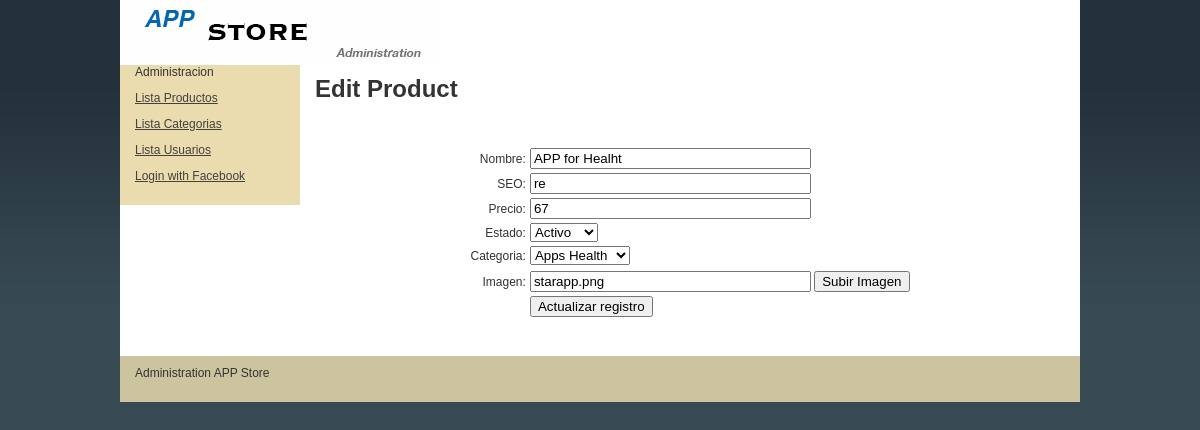
The app's page /admin/productos_edit.php?recordID=14 with its own data.
### tables this page shows
CREATE TABLE `tblproducto` (
  `idProducto` int(11) NOT NULL,
  `strNombre` varchar(100) NOT NULL,
  `strSEO` varchar(100) NOT NULL,
  `dblPrecio` decimal(2,0) NOT NULL,
  `intEstado` int(11) NOT NULL,
  `intCategoria` int(11) NOT NULL,
  `strImagen` varchar(50) NOT NULL
);

### includes/funciones.php (called while the page is built, shortened)
<?php
if (!function_exists("GetSQLValueString")) {
function GetSQLValueString($theValue, $theType, $theDefinedValue = "", $theNotDefinedValue = "")
{
  $theValue = function_exists("mysql_real_escape_string") ? mysql_real_escape_string($theValue) : mysql_escape_string($theValue);
  switch ($theType) {
    case "long":
    case "int":
      $theValue = ($theValue != "") ? intval($theValue) : "NULL";
      break;
  }
  return $theValue;
}
}
?>

### admin/productos_edit.php (the view, shortened to what this page needs)
<?php require_once('../Connections/conexionzapatos.php'); ?>
<?php
$editFormAction = $_SERVER['PHP_SELF'];
if (isset($_SERVER['QUERY_STRING'])) {
  $editFormAction .= "?" . htmlentities($_SERVER['QUERY_STRING']);
}
$varProducto_DatosProducto = "0";
if (isset($_GET["recordID"])) {
  $varProducto_DatosProducto = $_GET["recordID"];
}
$query_DatosProducto = sprintf("SELECT * FROM tblproducto WHERE tblproducto.idProducto = %s", GetSQLValueString($varProducto_DatosProducto, "int"));
$DatosProducto = mysql_query($query_DatosProducto, $conexionzapatos) or die(mysql_error());
$row_DatosProducto = mysql_fetch_assoc($DatosProducto);
$query_ConsultaCategorias = "SELECT * FROM tblcategoria ORDER BY tblcategoria.strDescripcion ASC";
$ConsultaCategorias = mysql_query($query_ConsultaCategorias, $conexionzapatos) or die(mysql_error());
$row_ConsultaCategorias = mysql_fetch_assoc($ConsultaCategorias);
?>
<!DOCTYPE html PUBLIC "-//W3C//DTD XHTML 1.0 Transitional//EN" "http://www.w3.org/TR/xhtml1/DTD/xhtml1-transitional.dtd">
<html xmlns="http://www.w3.org/1999/xhtml">
<head>
<link href="../estilo/twoColFixLtHdr.css" rel="stylesheet" type="text/css" />
</head>
<body>
<div class="container">
  <div class="header"><img src="../images/logo.jpg" width="318" height="65" alt="Administracion" />
   </div>
  <div class="sidebar1">
<?php include("../includes/cabeceraadmin.php");
?>
    </div>
  <div class="content">
    <h1>Edit Product</h1>
    <p>&nbsp;</p>
    <form action="<?php echo $editFormAction; ?>" method="post" name="form1" id="form1">
      <table align="center">
        <tr valign="baseline">
          <td nowrap="nowrap" align="right">Nombre:</td>
          <td><input type="text" name="strNombre" value="<?php echo htmlentities($row_DatosProducto['strNombre'], ENT_COMPAT, 'iso-8859-1'); ?>" size="32" /></td>
        </tr>
        <tr valign="baseline">
          <td nowrap="nowrap" align="right">SEO:</td>
          <td><input type="text" name="strSEO" value="<?php echo htmlentities($row_DatosProducto['strSEO'], ENT_COMPAT, 'iso-8859-1'); ?>" size="32" /></td>
        </tr>
        <tr valign="baseline">
          <td nowrap="nowrap" align="right">Precio:</td>
          <td><input type="text" name="dblPrecio" value="<?php echo htmlentities($row_DatosProducto['dblPrecio'], ENT_COMPAT, 'iso-8859-1'); ?>" size="32" /></td>
        </tr>
        <tr valign="baseline">
          <td nowrap="nowrap" align="right">Estado:</td>
          <td><select name="intEstado">
            <option value="1" <?php if (!(strcmp(1, htmlentities($row_DatosProducto['intEstado'], ENT_COMPAT, 'iso-8859-1')))) {echo "SELECTED";} ?>>Activo</option>
          </select></td>
        </tr>
        <tr valign="baseline">
          <td nowrap="nowrap" align="right">Categoria:</td>
          <td><select name="intCategoria">
            <?php
do {
?>
            <option value="<?php echo $row_ConsultaCategorias['idCategoria']?>" <?php if (!(strcmp($row_ConsultaCategorias['idCategoria'], htmlentities($row_DatosProducto['intCategoria'], ENT_COMPAT, 'iso-8859-1')))) {echo "SELECTED";} ?>><?php echo $row_ConsultaCategorias['strDescripcion']?></option>
            <?php
} while ($row_ConsultaCategorias = mysql_fetch_assoc($ConsultaCategorias));
?>
          </select></td>
        </tr>
        <tr valign="baseline">
          <td nowrap="nowrap" align="right">Imagen:</td>
          <td><input type="text" name="strImagen" value="<?php echo htmlentities($row_DatosProducto['strImagen'], ENT_COMPAT, 'iso-8859-1'); ?>" size="32" />
          <input type="button" name="button" id="button" value="Subir Imagen" onclick="javascript:subirimagen();"/></td>
        </tr>
        <tr valign="baseline">
          <td nowrap="nowrap" align="right">&nbsp;</td>
          <td><input type="submit" value="Actualizar registro" /></td>
        </tr>
      </table>
    </form>
    <p>&nbsp;</p>
    </div>
  <div class="footer">
    <p>Administration APP Store</p>
    </div>
  </div>
</body>
</html>

### estilo/twoColFixLtHdr.css (style rules this page uses)
body { margin: 0; padding: 0; font-family: Tahoma, Geneva, sans-serif; font-size: 12px; color: #333; background-image: url(../images/cursos.png); background-repeat: repeat-x; }
h1, h2, h3, h4, h5, h6, p { margin-top: 0; padding-right: 15px; padding-left: 15px; }
.container { width: 960px; background: #FFF; margin: 0 auto; }
.header { background-color: #FFFFFF; }
.sidebar1 { float: left; width: 180px; background: #EADCAE; padding-bottom: 10px; }
.content { padding: 10px 0; width: 780px; float: left; }
.footer { padding: 10px 0; background: #CCC49F; position: relative; clear: both; }

### records on screen
tblproducto: strNombre "APP for Healht", strSEO "re", dblPrecio "67", strImagen "starapp.png"

### other values on screen
form field intCategoria "Apps Health"
